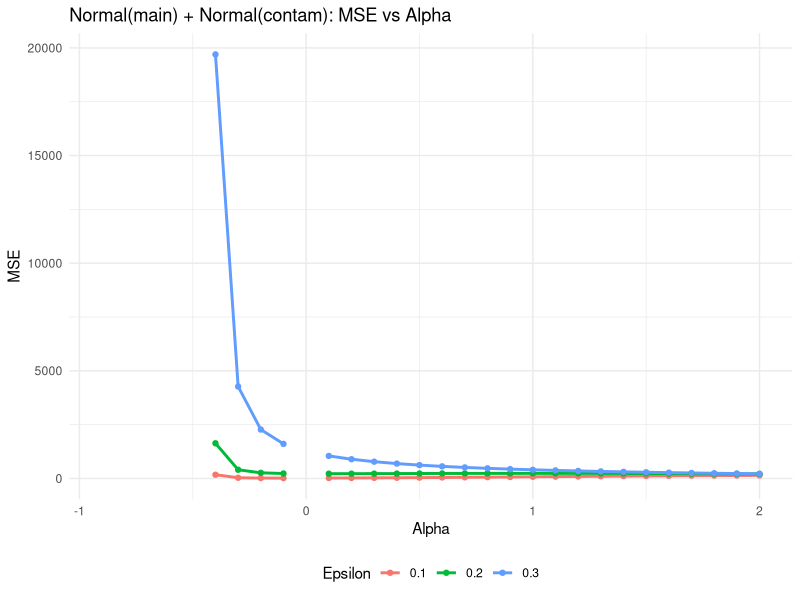
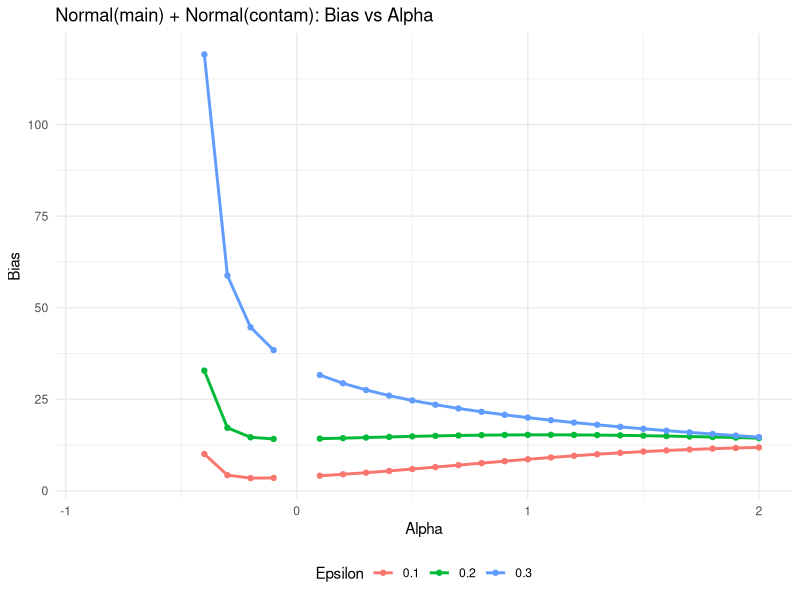
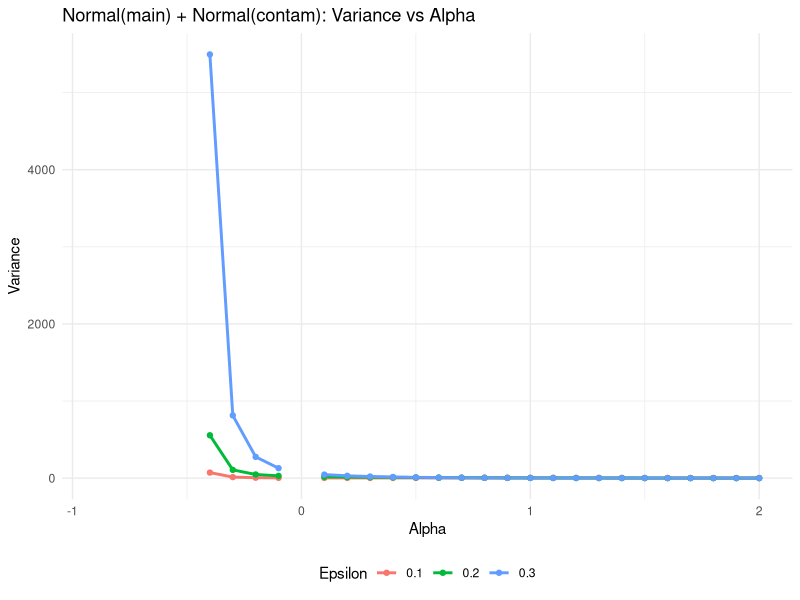
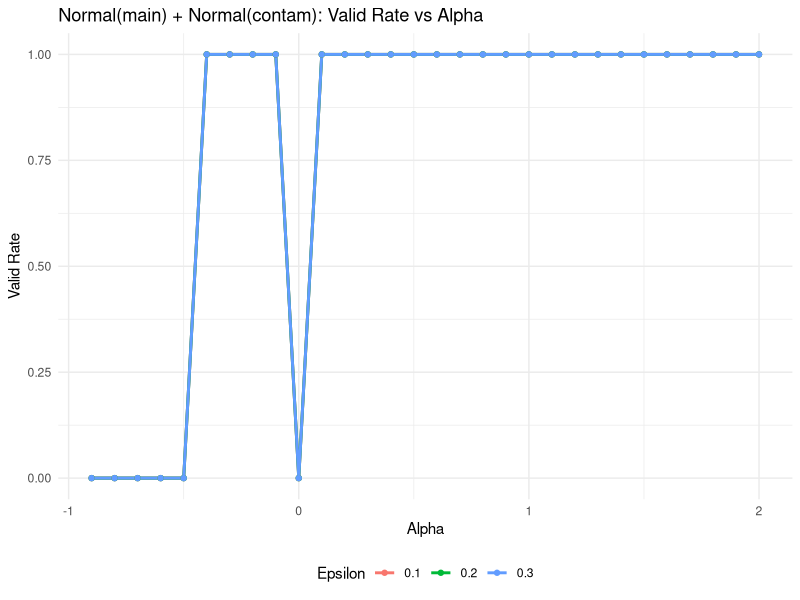
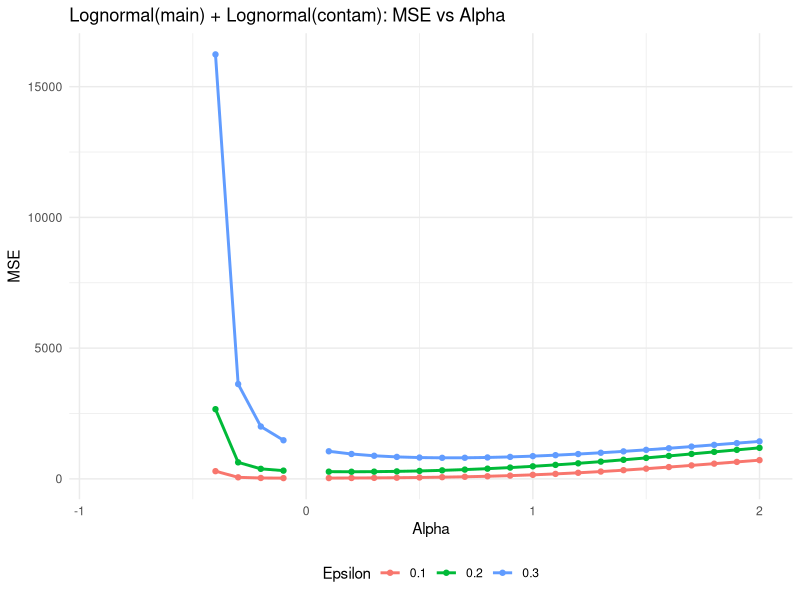
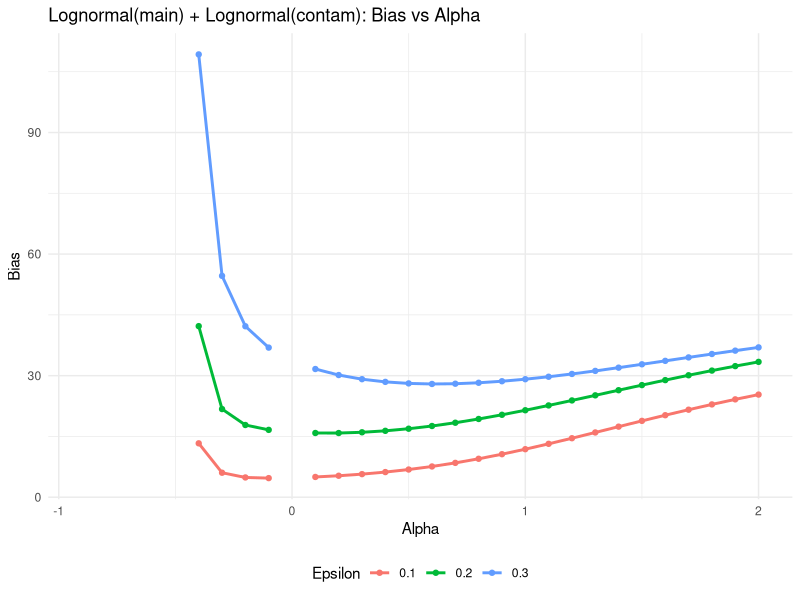
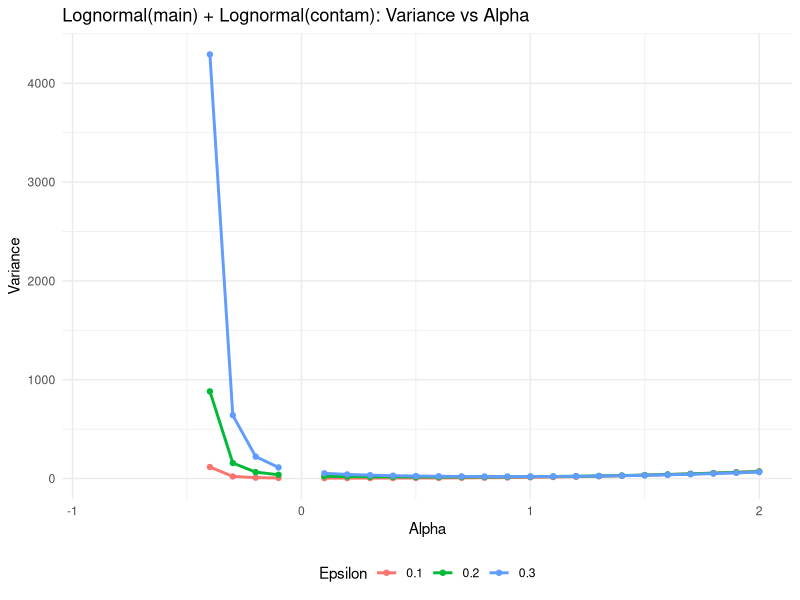
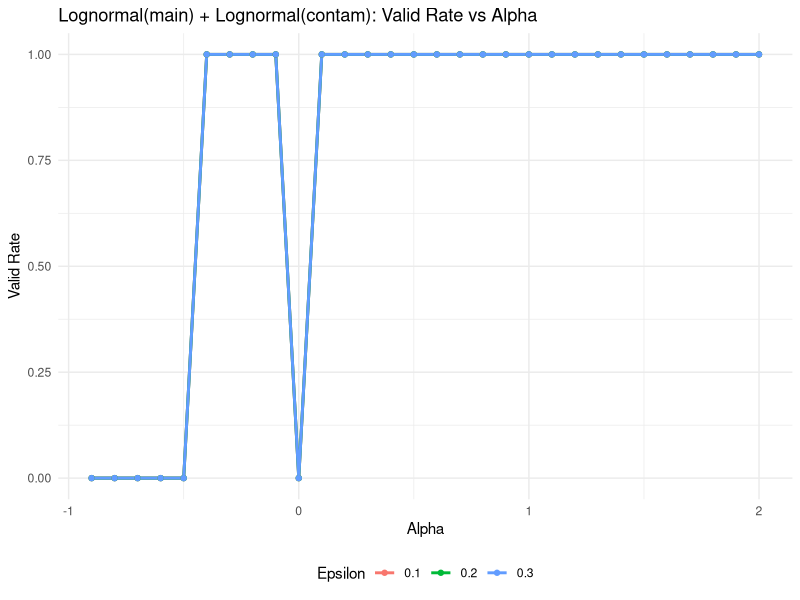

Write the R code that produced these figures, in order.
# ==============================================================================
# Robust Power-Moment Scale Estimation Simulation (R Version)
# ==============================================================================
# This script performs a Monte Carlo simulation to evaluate the performance
# of the power-moment based robust scale estimator T_n(alpha).
#
# It generates:
# 1. /robust_power_moment_simulation/tables/ : CSV summaries of MSE, Bias, Variance.
# 2. /robust_power_moment_simulation/figs/   : Plots of metrics vs Alpha.
# ==============================================================================

# -----------------------------
# 1. Setup and Libraries
# -----------------------------
if (!require("ggplot2")) install.packages("ggplot2")
if (!require("dplyr")) install.packages("dplyr")
if (!require("tidyr")) install.packages("tidyr")
if (!require("readr")) install.packages("readr")

library(ggplot2)
library(dplyr)
library(tidyr)
library(readr)

# Define Output Directories
base_dir <- "robust_power_moment_simulation"
fig_dir <- file.path(base_dir, "figs")
tab_dir <- file.path(base_dir, "tables")

# Create directories (suppress warnings if they exist)
dir.create(base_dir, showWarnings = FALSE)
dir.create(fig_dir, showWarnings = FALSE)
dir.create(tab_dir, showWarnings = FALSE)

cat("Directories created at:", normalizePath(base_dir, mustWork = FALSE), "\n")

# -----------------------------
# 2. Core Estimator Functions
# -----------------------------

# Compute theoretical moment m(alpha) = E(|U|^(2*alpha)) for U ~ N(0,1)
# Closed form: 2^alpha * Gamma(alpha + 0.5) / sqrt(pi)
get_m_alpha <- function(alpha) {
  # The moment is defined for 2*alpha > -1 => alpha > -0.5
  if (alpha <= -0.5) {
    return(NA_real_)
  }
  return((2^alpha) * gamma(alpha + 0.5) / sqrt(pi))
}

# Compute the estimator T_n(alpha) for a vector x
# T_n(alpha) = ( mean(|x - mean(x)|^(2*alpha)) / m(alpha) )^(1/alpha)
calc_Tn <- function(x, alpha, m_val) {
  # Input validation
  if (is.na(m_val) || m_val <= 0) return(NA_real_)
  if (abs(alpha) < 1e-9) return(NA_real_) # Undefined at alpha = 0
  
  z <- x - mean(x)
  absz <- abs(z)
  
  # If alpha is negative, any zero deviation causes infinite moment
  if (alpha < 0 && any(absz < 1e-12)) {
    return(NA_real_)
  }
  
  # Compute S_n(alpha)
  # Using absz^(2*alpha)
  terms <- absz^(2 * alpha)
  Sn <- mean(terms)
  
  if (!is.finite(Sn) || Sn <= 0) return(NA_real_)
  
  # Final estimator
  # Result can be NaN if base is negative (shouldn't be) or overflow
  Tn <- (Sn / m_val)^(1/alpha)
  return(Tn)
}

# -----------------------------
# 3. Data Samplers
# -----------------------------

# Scenario 1: Normal Mixture
# F ~ N(10, 2), G ~ N(20, 1)
sample_mixture_nn <- function(n, eps) {
  # Generate mixture mask
  n_contam <- rbinom(1, n, eps)
  n_main <- n - n_contam
  
  x_main <- rnorm(n_main, mean = 10, sd = 2)
  x_contam <- rnorm(n_contam, mean = 20, sd = 1)
  
  sample(c(x_main, x_contam)) # shuffle
}

# Scenario 2: Lognormal Mixture
# F is LogNormal matching mean=10, sd=2
# G is LogNormal shifted (heavier)
sample_mixture_lnl <- function(n, eps) {
  # Calculate params for F
  muF_target <- 10
  sigmaF_target <- 2
  
  varF <- sigmaF_target^2
  s2_F <- log(1 + varF / (muF_target^2))
  s_F <- sqrt(s2_F)
  m_F <- log(muF_target) - s2_F / 2
  
  # Params for G (Contaminant)
  # mG = mF + 0.7, sG = sF * 1.25
  m_G <- m_F + 0.7
  s_G <- s_F * 1.25
  
  n_contam <- rbinom(1, n, eps)
  n_main <- n - n_contam
  
  x_main <- rlnorm(n_main, meanlog = m_F, sdlog = s_F)
  x_contam <- rlnorm(n_contam, meanlog = m_G, sdlog = s_G)
  
  sample(c(x_main, x_contam))
}

# Scenario 3: Normal + Uniform
# F ~ N(10, 2), G ~ Unif(25, 35)
sample_mixture_nu <- function(n, eps) {
  n_contam <- rbinom(1, n, eps)
  n_main <- n - n_contam
  
  x_main <- rnorm(n_main, mean = 10, sd = 2)
  x_contam <- runif(n_contam, min = 25, max = 35)
  
  sample(c(x_main, x_contam))
}

# -----------------------------
# 4. Simulation Driver
# -----------------------------

run_simulation <- function(scenario_name, sampler_func, true_sigma2, 
                           eps_list, alpha_grid, n = 200, R = 2000, seed = 123) {
  
  set.seed(seed)
  cat(sprintf("Running Scenario: %s ...\n", scenario_name))
  
  # Precompute m(alpha)
  m_map <- setNames(sapply(alpha_grid, get_m_alpha), alpha_grid)
  
  results_list <- list()
  counter <- 1
  
  for (eps in eps_list) {
    # We will run R replications. 
    # To optimize R speed, we can generate a matrix (n x R) 
    # but calculating column-wise means/stats is often cleaner in a loop 
    # given the logic complexity of Tn.
    
    # Store estimates for all alphas across all R runs
    # Structure: list of vectors, key = alpha
    T_storage <- vector("list", length(alpha_grid))
    names(T_storage) <- as.character(alpha_grid)
    for(a_str in names(T_storage)) T_storage[[a_str]] <- numeric(R)
    
    for (r in 1:R) {
      x <- sampler_func(n, eps)
      
      for (i in seq_along(alpha_grid)) {
        a <- alpha_grid[i]
        a_str <- as.character(a)
        val <- calc_Tn(x, a, m_map[[a_str]])
        T_storage[[a_str]][r] <- val
      }
    }
    
    # Summarize results for this epsilon
    for (i in seq_along(alpha_grid)) {
      a <- alpha_grid[i]
      a_str <- as.character(a)
      
      estimates <- T_storage[[a_str]]
      
      # Filter finite values
      valid_est <- estimates[is.finite(estimates)]
      n_valid <- length(valid_est)
      valid_rate <- n_valid / R
      
      if (n_valid > 0) {
        mean_T <- mean(valid_est)
        var_T <- var(valid_est) # Uses denominator n-1
        bias <- mean_T - true_sigma2
        mse <- var_T + bias^2 # Bias-variance decomposition
      } else {
        mean_T <- NA
        var_T <- NA
        bias <- NA
        mse <- NA
      }
      
      results_list[[counter]] <- data.frame(
        scenario = scenario_name,
        n = n,
        R = R,
        eps = eps,
        alpha = a,
        m_alpha = m_map[[a_str]],
        valid_rate = valid_rate,
        mean_T = mean_T,
        bias = bias,
        var = var_T,
        mse = mse
      )
      counter <- counter + 1
    }
  }
  
  return(do.call(rbind, results_list))
}

# -----------------------------
# 5. Execute Simulation
# -----------------------------

# Parameters
n <- 200
R <- 2000
eps_list <- c(0.1, 0.2, 0.3)
alpha_grid <- seq(-0.9, 2.0, by = 0.1)
alpha_grid <- round(alpha_grid, 2) # avoid floating point naming issues

# Target variances
# Main component is always roughly N(10, 2^2) or Lognorm with sd=2
true_sigma2 <- 4.0 

# Run Scenarios
df_nn <- run_simulation(
  "Normal(main) + Normal(contam)",
  sample_mixture_nn,
  true_sigma2, eps_list, alpha_grid, n, R, seed = 2026
)

df_lnl <- run_simulation(
  "Lognormal(main) + Lognormal(contam)",
  sample_mixture_lnl,
  true_sigma2, eps_list, alpha_grid, n, R, seed = 2027
)

df_nu <- run_simulation(
  "Normal(main) + Uniform(contam)",
  sample_mixture_nu,
  true_sigma2, eps_list, alpha_grid, n, R, seed = 2028
)

# Combine Results
df_all <- rbind(df_nn, df_lnl, df_nu)

# -----------------------------
# 6. Save Outputs
# -----------------------------

# 6.1 Save Full Table
write_csv(df_all, file.path(tab_dir, "simulation_summary_all.csv"))

# 6.2 Save Best Alpha Table (Min MSE for positive alpha)
df_best <- df_all %>%
  filter(alpha > 0) %>%
  group_by(scenario, eps) %>%
  slice(which.min(mse)) %>%
  select(scenario, eps, alpha, mse, bias, var, valid_rate)

write_csv(df_best, file.path(tab_dir, "best_alpha_by_mse_positive_alpha.csv"))

# -----------------------------
# 7. Plotting
# -----------------------------

plot_metric <- function(df, scen_name, metric, y_lab) {
  # Filter data
  data_plot <- df %>% filter(scenario == scen_name)
  
  # File name sanitization
  safe_name <- gsub("[^A-Za-z0-9]", "_", scen_name)
  safe_name <- gsub("__+", "_", safe_name)
  filename <- paste0(metric, "_", safe_name, ".png")
  
  p <- ggplot(data_plot, aes(x = alpha, y = .data[[metric]], color = as.factor(eps), group = as.factor(eps))) +
    geom_line(linewidth = 1) +
    geom_point(size = 1.5) +
    labs(
      title = paste0(scen_name, ": ", y_lab, " vs Alpha"),
      x = "Alpha",
      y = y_lab,
      color = "Epsilon"
    ) +
    theme_minimal() +
    theme(legend.position = "bottom")
  
  ggsave(file.path(fig_dir, filename), plot = p, width = 7, height = 5, bg = "white")
}

unique_scenarios <- unique(df_all$scenario)

cat("Generating plots...\n")
for (sc in unique_scenarios) {
  plot_metric(df_all, sc, "mse", "MSE")
  plot_metric(df_all, sc, "bias", "Bias")
  plot_metric(df_all, sc, "var", "Variance")
  plot_metric(df_all, sc, "valid_rate", "Valid Rate")
}

# -----------------------------
# 8. Create README
# -----------------------------
readme_text <- "Robust Power-Moment Scale Estimation Simulation (R Output)
=========================================================

Description
-----------
This folder contains results from an R simulation of the estimator:
T_n(alpha) = ( S_n(alpha) / m(alpha) )^(1/alpha)

Target: sigma^2 = 4 (Standard Deviation = 2) for the main component.

Scenarios
---------
1. Normal + Normal: F=N(10,2), G=N(20,1)
2. Lognormal + Lognormal: F params match mean=10,sd=2. G is heavier.
3. Normal + Uniform: F=N(10,2), G=U(25,35)

Files
-----
tables/simulation_summary_all.csv : Complete simulation results.
tables/best_alpha_by_mse...csv    : Optimal alpha minimizing MSE (alpha > 0).
figs/*.png                        : Visualization of performance metrics.

Notes
-----
- alpha <= -0.5 results in undefined theoretical moments for Normal baseline.
- alpha = 0 is undefined.
- Results generated using R with seed fixed for reproducibility.
"

write_file(readme_text, file.path(base_dir, "README.txt"))

cat("Simulation complete. All files saved in:", normalizePath(base_dir, mustWork = FALSE), "\n")